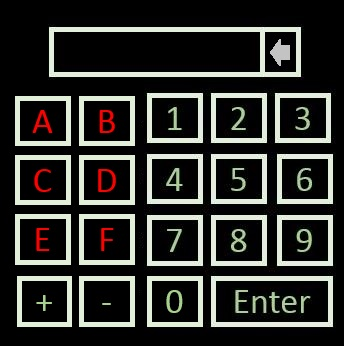
#> input picture src/loc_pld_anno/plam.jpg, 344 x 346 px
$ python loc_plam.py
#> lines starting #> are read from the running program, lines starting #| are printed output that depends on the picture; after the words box and inside, x2 and y2 are one past the last pixel; in counts of white or black regions, pixels touching at a corner belong together
#-*-coding:UTF-8-*-
'''
Created on 2017年8月11日-上午11:34:18
author: Gary-W
'''
import cv2

class PkPlam:
    def __init__(self, x_offset=0, y_offset=0):
#> called with x_offset = 0, y_offset = 0
        self.bg = cv2.imread("plam.jpg")
#> self.bg is the input picture: shape (346, 344, 3); mean B, G, R 45.4, 48.9, 48.2
        self.h = self.bg.shape[0]
#> self.h = 346
        self.w = self.bg.shape[1]
#> self.w = 344

        self.key_log = []
        self.x_offset = x_offset
        self.y_offset = y_offset

    def updateDisplayer(self):
        if len(self.key_log) > 0:
            ss = "".join(self.key_log)
            cv2.putText(self.bg, ss, (67,62), cv2.FONT_HERSHEY_PLAIN, 2.0,(200,200,200),thickness=2)
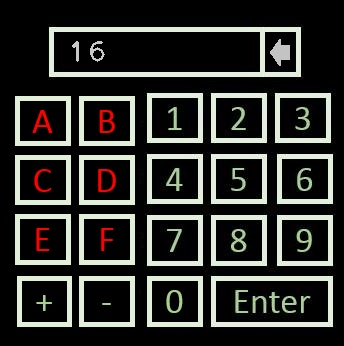
#> self.bg: shape (346, 344, 3); 0.17% of pixels changed, all inside (x1, y1, x2, y2) = (72, 41, 105, 62)

    def clear(self):
        self.key_log = []
        self.bg[32:69,56:245,:] = 0

    def getKey(self,x,y):
        x -= self.x_offset
        y -= self.y_offset
        d = 2
        if (18-d < x < 65+d) and (100-d < y < 140+d):
            return "A"
        elif (18-d < x < 65+d) and (159-d < y < 200+d):
            return "C"
        elif (18-d < x < 65+d) and (217-d < y < 261+d):
            return "E"
        elif (82-d < x < 131+d) and (100-d < y < 140+d):
            return "B"
        elif (82-d < x < 131+d) and (159-d < y < 200+d):
            return "D"
        elif (82-d < x < 131+d) and (217-d < y < 261+d):
            return "F"

        elif (22-d < x < 66+d) and (279-d < y < 324+d):
            return "+"
        elif (82-d < x < 131+d) and (279-d < y < 324+d):
            return "-"

        elif (151-d < x < 197+d) and (99-d < y < 138+d):
            return "1"
        elif (216-d < x < 260+d) and (99-d < y < 138+d):
            return "2"
        elif (281-d < x < 324+d) and (99-d < y < 138+d):
            return "3"
        elif (151-d < x < 197+d) and (158-d < y < 197+d):
            return "4"
        elif (216-d < x < 260+d) and (158-d < y < 197+d):
            return "5"
        elif (281-d < x < 324+d) and (158-d < y < 197+d):
            return "6"
        elif (151-d < x < 197+d) and (220-d < y < 260+d):
            return "7"
        elif (216-d < x < 260+d) and (220-d < y < 260+d):
            return "8"
        elif (281-d < x < 324+d) and (220-d < y < 260+d):
            return "9"
        elif (151-d < x < 197+d) and (280-d < y < 322+d):
            return "0"
        elif (216-d < x < 326+d) and (280-d < y < 322+d):
            return "Enter"

        elif (265-d < x < 296+d) and (31-d < y < 71+d):
            return "Clear"

        return 0


if __name__=="__main__":
    pass
    pp = PkPlam()
    x = 112
    y = 211
    key =  pp.getKey(x, y)
    if key != 0:
        pp.key_log.append(key)

    x = 172
    y = 103
    key =  pp.getKey(x, y)
    if key != 0:
        pp.key_log.append(key)

    x = 307
    y = 172
    key =  pp.getKey(x, y)
    if key != 0:
        pp.key_log.append(key)


    pp.updateDisplayer()
    cv2.imshow("final",pp.bg)
    cv2.waitKey(0)


$ run again, with src/loc_pld_anno/car.png saved as src/loc_pld_anno/plam.jpg
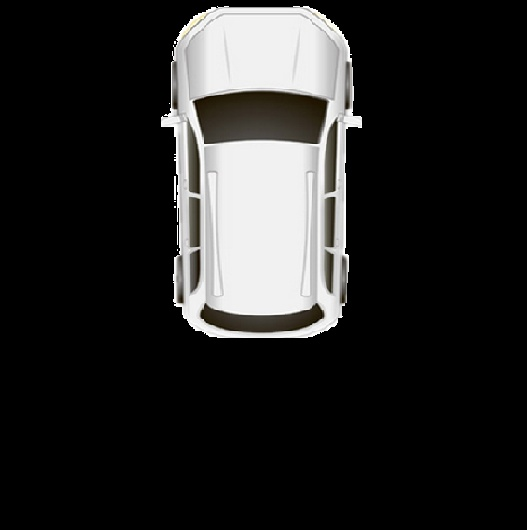
#> input picture src/loc_pld_anno/car.png, 527 x 530 px
#> in __init__, self.bg is the input picture: shape (530, 527, 3); mean B, G, R 37.6, 38.1, 38.4
#> in updateDisplayer, `cv2.putText(self.bg, ss, (67,62), cv2.FONT_HERSHEY_PLAIN, 2.0,(200,200..`:
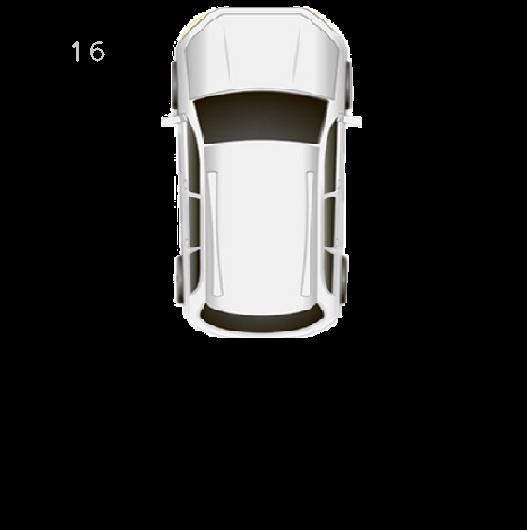
#> self.bg: shape (530, 527, 3); 0.07% of pixels changed, all inside (x1, y1, x2, y2) = (72, 41, 105, 62)
